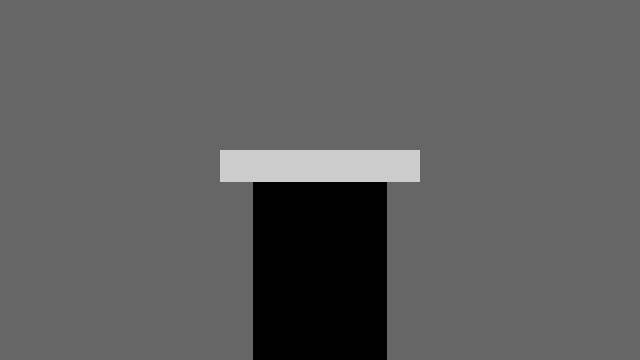
Frame 1 (no input)
Frame 60 (the mouse pressed at the canvas centre just before this capture): identical to frame 1, image omitted
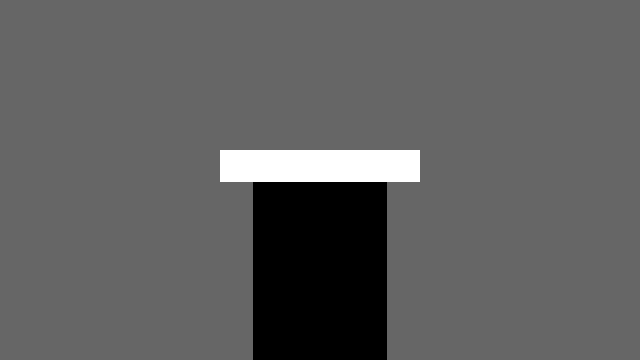
Frame 120 (the mouse held since frame 60 and released just before this capture)

The Processing sketch that drew these frames (run headless with seeded random() and noise(); from frame 60 on, the mouse is pressed at the canvas centre):

// Processing sketch: Spring
// ── Spring.pde
// Spring drawing constants for top bar
int springHeight = 32;  // Height
int left;               // Left position
int right;              // Right position
int max = 200;          // Maximum Y value
int min = 100;          // Minimum Y value
boolean over = false;   // If mouse over
boolean move = false;   // If mouse down and over

// Spring simulation constants
float M = 0.8;   // Mass
float K = 0.2;   // Spring constant
float D = 0.92;  // Damping
float R = 150;   // Rest position

// Spring simulation variables
float ps = R;    // Position
float vs = 0.0;  // Velocity
float as = 0;    // Acceleration
float f = 0;     // Force


void setup() {
  size(640, 360);
  rectMode(CORNERS);
  noStroke();
  left = width/2 - 100;
  right = width/2 + 100;
}

void draw() {
  background(102);
  updateSpring();
  drawSpring();
}

void drawSpring() {
  
  // Draw base
  fill(0.2);
  float baseWidth = 0.5 * ps + -8;
  rect(width/2 - baseWidth, ps + springHeight, width/2 + baseWidth, height);

  // Set color and draw top bar
  if(over || move) { 
    fill(255);
  } else { 
    fill(204);
  }
  rect(left, ps, right, ps + springHeight);
}


void updateSpring() {
  // Update the spring position
  if(!move) {
    f = -K * (ps - R);    // f=-ky
    as = f / M;           // Set the acceleration, f=ma == a=f/m
    vs = D * (vs + as);   // Set the velocity
    ps = ps + vs;         // Updated position
  }
  if(abs(vs) < 0.1) {
    vs = 0.0;
  }

  // Test if mouse is over the top bar
  if(mouseX > left && mouseX < right && mouseY > ps && mouseY < ps + springHeight) {
    over = true;
  } else {
    over = false;
  }
  
  // Set and constrain the position of top bar
  if(move) {
    ps = mouseY - springHeight/2;
    ps = constrain(ps, min, max);
  }
}

void mousePressed() {
  if(over) {
    move = true;
  }
}

void mouseReleased() {
  move = false;
}
